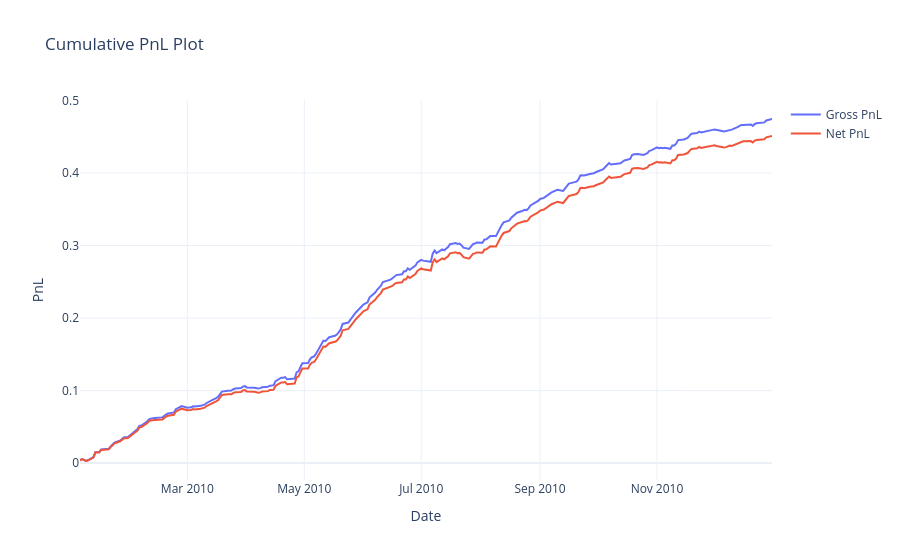

The notebook cell saved with this chart:
### Code cell
import time

print("Status: Generating portfolio iteratively (this may take a few minutes)...")
start_time = time.time()

# 1. Generate the portfolio using your XGBoost get_weights function
# We use a 1-year validation period to test it quickly before running the full 20-year span.
xgb_portfolio = generate_portfolio(
    get_weights,
    features,
    universe,
    "2010-01-01",
    "2010-12-31",
)

generation_time = time.time() - start_time
print(f"[✓] Portfolio generated in {generation_time:.2f} seconds.")

print("Status: Running backtest...")

# 2. Backtest the generated portfolio using the daily returns
# The backtest_portfolio function takes (portfolio_weights, daily_returns, universe, plot_flag, verbose_flag)
sr, pnl = backtest_portfolio(
    xgb_portfolio.loc["2010"], 
    returns.loc["2010"], 
    universe.loc["2010"], 
    True,   # Set to True to plot the PnL curve
    True    # Set to True to print detailed stats
)

print("=====================================")
print("Backtest Results (2010-01-01 to 2010-12-31):")
print("=====================================")
print(f"Annualized Sharpe Ratio: {sr:.4f}")

### Figure 1 — Plotly figure (JSON) as saved in the notebook; plotly's stock layout.template omitted (floating-point values rounded to 4 significant figures; data arrays with more than 128 entries replaced by an {"elided": "..."} marker saying what was removed)
{"data": [{"mode": "lines", "name": "Gross PnL", "type": "scatter", "x": {"elided": "252 str values"}, "y": {"elided": "252 float values"}}, {"mode": "lines", "name": "Net PnL", "type": "scatter", "x": {"elided": "252 str values"}, "y": {"elided": "252 float values"}}], "layout": {"showlegend": true, "title": {"text": "Cumulative PnL Plot"}, "xaxis": {"title": {"text": "Date"}}, "yaxis": {"title": {"text": "PnL"}}}}
